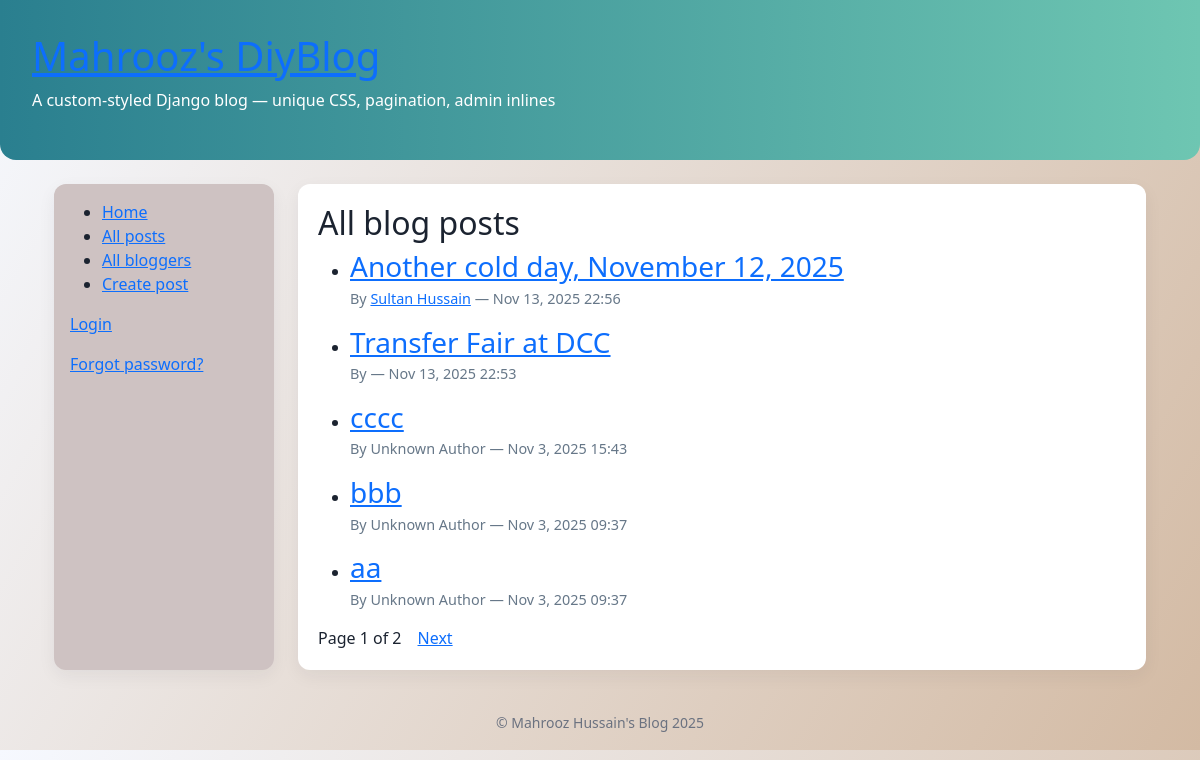
/blog/blogs/, run on the app's committed database.
### blog/models.py (models this page shows, shortened)
class BlogPost(models.Model):
    title = models.CharField(max_length=255)
    author = models.ForeignKey(Blogger, on_delete=models.SET_NULL, null=True, related_name='posts')
    content = models.TextField()
    created_at = models.DateTimeField(default=timezone.now, db_index=True)
    class Meta:
        ordering = ['-created_at']  # newest first

class Blogger(models.Model):
    user = models.OneToOneField(User, on_delete=models.SET_NULL, null=True, blank=True)
    name = models.CharField(max_length=200)
    bio = models.TextField(blank=True)
    created_at = models.DateTimeField(default=timezone.now)

### blog/views.py (the view)
# urls.py: path('blogs/', views.blog_list, name='blog_list'),  # list of posts (paginated)
def blog_list(request):
    posts = BlogPost.objects.select_related('author').all()
    paginator = Paginator(posts, 5)  # paginated in groups of 5
    page_number = request.GET.get('page')
    page_obj = paginator.get_page(page_number)
    return render(request, 'blog/blog_list.html', {'page_obj': page_obj})

### blog/templates/blog/blog_list.html (shortened to what this page needs)
{% extends 'blog/base.html' %}
{% block content %}
<h2>All blog posts</h2>
<ul class="post-list">
  {% for post in page_obj.object_list %}
    <li>
      <h3><a href="{% url 'blog:blog_detail' post.pk %}">{{ post.title }}</a></h3>
      <p class="meta">
      {% if post.author %}
        By <a href="{% url 'blog:blogger_detail' post.author.pk %}">{{ post.author.name }}</a>
      {% else %}
        By Unknown Author
      {% endif %}
      — {{ post.created_at|date:"M j, Y H:i" }}
      </p>
    </li>
  {% empty %}
    <li>No posts yet.</li>
  {% endfor %}
</ul>
<div class="pagination">
  <span>Page {{ page_obj.number }} of {{ page_obj.paginator.num_pages }}</span>
  {% if page_obj.has_next %}
    <a href="?page={{ page_obj.next_page_number }}">Next</a>
  {% endif %}
</div>
{% endblock %}

### blog/templates/blog/base.html (shortened to what this page needs)
{% load static %}
{% load widget_tweaks %}
<!doctype html>
<html lang="en">
<head>
  <link href="https://cdn.jsdelivr.net/npm/bootstrap@5.0.2/dist/css/bootstrap.min.css" rel="stylesheet">
  <link rel="stylesheet" href="{% static 'css/site.css' %}">
</head>
<body>
  <div class="site-header">
    <h1><a href="{% url 'blog:index' %}">Mahrooz's DiyBlog</a></h1>
    <p class="site-sub">A custom-styled Django blog — unique CSS, pagination, admin inlines</p>
  </div>
  <div class="container">
    <aside class="sidebar">
      <nav>
        <ul>
          <li><a href="{% url 'blog:index' %}">Home</a></li>
          <li><a href="{% url 'blog:blog_list' %}">All posts</a></li>
          <li><a href="{% url 'blog:blogger_list' %}">All bloggers</a></li>
          <li><a href="{% url 'blog:create_post' %}">Create post</a></li>
        </ul>
      </nav>
      <div class="auth-links">
        {% if user.is_authenticated %}
          <p>Logged in as {{ user.username }}</p>
          <form method="post" action="{% url 'logout' %}" id="logout-form">
            {% csrf_token %}
            <button type="submit" class="btn btn-link p-0 align-baseline">Logout</button>
          </form>
        {% else %}
          <p><a href="{% url 'login' %}?next={{ request.path }}">Login</a></p>
          <p><a href="{% url 'password_reset' %}">Forgot password?</a></p>
        {% endif %}
      </div>
    </aside>
    <main class="content">
      {% block content %}{% endblock %}
    </main>
  </div>
  <footer class="site-footer">
    <small>© {{ now|date:"Y" }} Mahrooz Hussain's Blog 2025</small>
  </footer>
</body>
</html>

### blog/static/css/site.css (style rules this page uses)
body { font-family: "Segoe UI", Roboto, Arial, sans-serif; background: linear-gradient(120deg,#f6f9ff,#d3baa3); color: #1b2330; margin: 0; }
.site-header { padding: 2rem; background: linear-gradient(90deg,#2a7f8f,#6ec6b2); color: white; border-bottom-left-radius: 16px; border-bottom-right-radius: 16px; }
.container { display: flex; gap: 1.5rem; padding: 1.5rem; }
.sidebar { width: 220px; background: rgb(206, 194, 194); padding: 1rem; border-radius: 12px; box-shadow: 0 6px 18px rgba(30,40,50,0.06); }
.content { flex: 1; background: white; padding: 1.25rem; border-radius: 12px; box-shadow: 0 6px 18px rgba(30,40,50,0.06); }
.post-list h3 { margin: 0.25rem 0; }
.meta { font-size: 0.9rem; color: #667788; }
.pagination { margin-top: 1rem; display:flex; gap: 1rem; align-items:center; }
.site-footer { text-align:center; padding:1rem; color:#6b7280; }

### data on the page
BlogPost: title "Another cold day, November 12, 2025", author.name "Sultan Hussain", created_at "Nov 13, 2025 22:56"
BlogPost: title "Transfer Fair at DCC", created_at "Nov 13, 2025 22:53"
BlogPost: title "cccc", shows "By Unknown Author", created_at "Nov 3, 2025 15:43"
BlogPost: title "bbb", shows "By Unknown Author", created_at "Nov 3, 2025 09:37"
BlogPost: title "aa", shows "By Unknown Author", created_at "Nov 3, 2025 09:37"

### other printed values
{{ page_obj.number }} "1"
{{ page_obj.paginator.num_pages }} "2"
